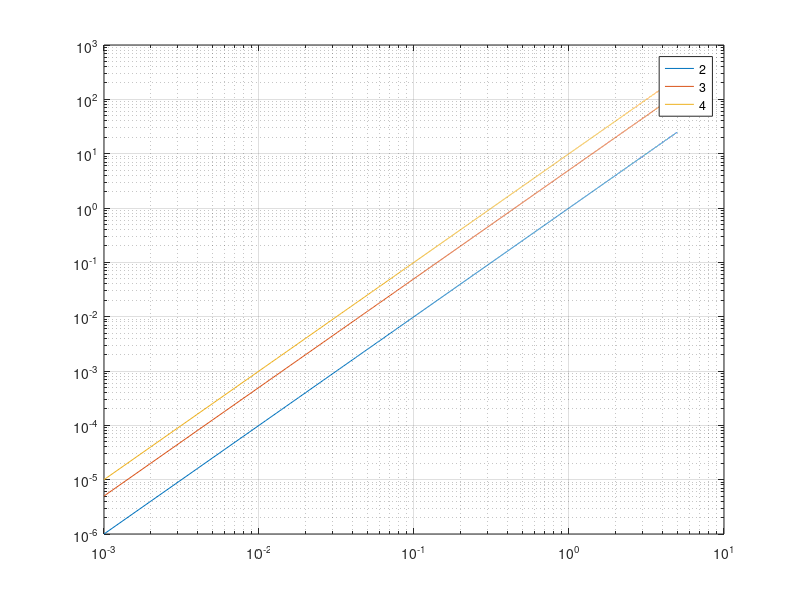

Here is the MATLAB script that generated this plot:
f = @(x) x.^2;
f2= @(x) 5*x.^2;
f3= @(x) 10*x.^2;
g = @(x) x.^3;
h = @(x) x.^4;

loglog(0:0.001:5,f(0:0.001:5))
hold on
loglog(0:0.001:5,f2(0:0.001:5))
loglog(0:0.001:5,f3(0:0.001:5))

legend('2','3','4')
grid on